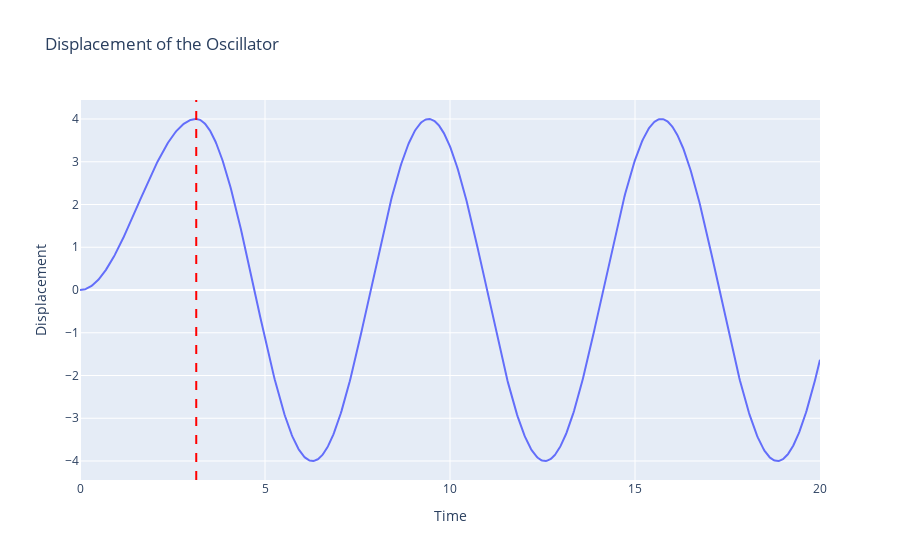

Source (notebook cell):
### Code cell
import numpy as np
import plotly.express as px

T = np.pi

a_0 = 2

def f_initial(t):
    return a_0 * (1 - np.cos(t))
    
    
def f_later(t, T):
    return a_0 * (np.cos(t - T) - np.cos(t))

x = np.linspace(0, 20, 1000)

fx = np.zeros_like(x)

for i, t in enumerate(x):
    if t < T:
        fx[i] = f_initial(t)
    else:
        fx[i] = f_later(t, T)
        
fig = px.line(x=x, y=fx, labels={'x': 'Time', 'y': 'Displacement'}, title='Displacement of the Oscillator')
fig.add_vline(x=T, line_dash="dash", line_color="red")
fig.show()

### Figure 1 — Plotly figure (JSON) as saved in the notebook; plotly's stock layout.template omitted (floating-point values rounded to 4 significant figures; data arrays with more than 128 entries replaced by an {"elided": "..."} marker saying what was removed)
{"data": [{"hovertemplate": "Time=%{x}<br>Displacement=%{y}<extra></extra>", "legendgroup": "", "line": {"color": "#636efa", "dash": "solid"}, "marker": {"symbol": "circle"}, "mode": "lines", "name": "", "orientation": "v", "showlegend": false, "type": "scatter", "x": {"elided": "1000 float values"}, "xaxis": "x", "y": {"elided": "1000 float values"}, "yaxis": "y"}], "layout": {"legend": {"tracegroupgap": 0}, "shapes": [{"line": {"color": "red", "dash": "dash"}, "type": "line", "x0": 3.142, "x1": 3.142, "xref": "x", "y0": 0, "y1": 1, "yref": "y domain"}], "title": {"text": "Displacement of the Oscillator"}, "xaxis": {"anchor": "y", "domain": [0, 1], "title": {"text": "Time"}}, "yaxis": {"anchor": "x", "domain": [0, 1], "title": {"text": "Displacement"}}}}
